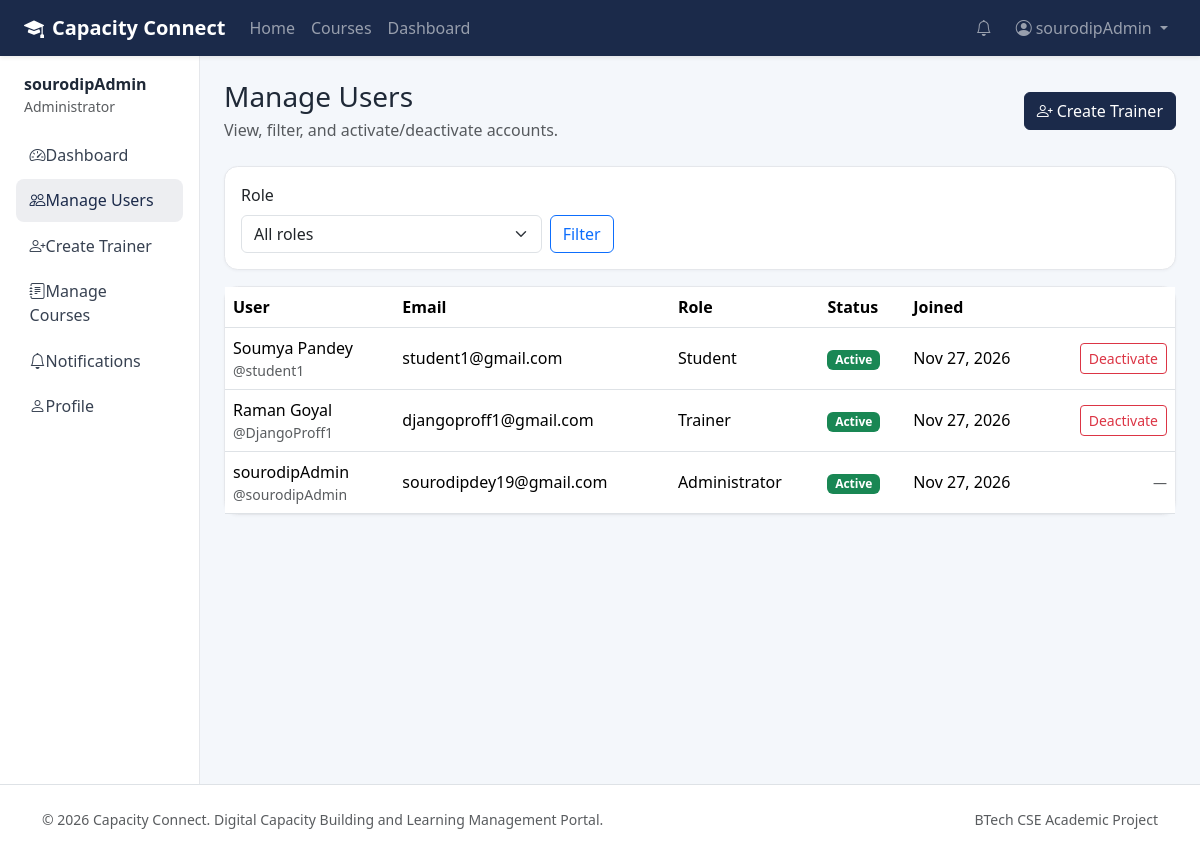
Page /accounts/admin/users/ (signed in) on the committed database.
### accounts/models.py (models this page shows, shortened)
class User(AbstractUser):
    class Role(models.TextChoices):
        ADMIN = "ADMIN", "Administrator"
        TRAINER = "TRAINER", "Trainer"
        STUDENT = "STUDENT", "Student"
    role = models.CharField(max_length=20, choices=Role.choices, default=Role.STUDENT)
    email = models.EmailField(unique=True)
    class Meta:
        ordering = ["username"]

### accounts/views.py (the view)
# urls.py: path("admin/users/", views.manage_users, name="manage_users"),
@admin_required
def manage_users(request):
    role = request.GET.get("role", "").upper()
    users = User.objects.all().order_by("-date_joined")
    if role in {User.Role.ADMIN, User.Role.TRAINER, User.Role.STUDENT}:
        users = users.filter(role=role)
    return render(request, "accounts/manage_users.html", {"users": users, "selected_role": role})

### core/context_processors.py (called while the page is built)
def global_notifications(request):
    if request.user.is_authenticated:
        from notifications.models import Notification
        unread = Notification.objects.filter(recipient=request.user, is_read=False)
        return {
            "global_unread_notification_count": unread.count(),
            "global_recent_notifications": unread.select_related("sender")[:5],
        }
    return {"global_unread_notification_count": 0, "global_recent_notifications": []}

### templates/accounts/manage_users.html (shortened to what this page needs)
{% extends 'dashboard_base.html' %}
{% block sidebar %}
    <a class="nav-link" href="{% url 'accounts:admin_dashboard' %}"><i class="bi bi-speedometer2"></i>Dashboard</a>
    <a class="nav-link active" href="{% url 'accounts:manage_users' %}"><i class="bi bi-people"></i>Manage Users</a>
    <a class="nav-link" href="{% url 'accounts:create_trainer' %}"><i class="bi bi-person-plus"></i>Create Trainer</a>
    <a class="nav-link" href="{% url 'courses:course_manage' %}"><i class="bi bi-journal-text"></i>Manage Courses</a>
    <a class="nav-link" href="{% url 'notifications:notification_list' %}"><i class="bi bi-bell"></i>Notifications</a>
    <a class="nav-link" href="{% url 'accounts:profile' %}"><i class="bi bi-person"></i>Profile</a>
{% endblock %}
{% block content %}
<div class="page-header d-flex justify-content-between align-items-center flex-wrap gap-2">
    <div>
        <h1 class="h3 mb-1">Manage Users</h1>
        <p class="text-muted mb-0">View, filter, and activate/deactivate accounts.</p>
    </div>
    <a href="{% url 'accounts:create_trainer' %}" class="btn btn-primary"><i class="bi bi-person-plus me-1"></i>Create Trainer</a>
</div>
<div class="card mb-3">
    <div class="card-body">
        <form method="get" class="row g-2 align-items-end">
            <div class="col-sm-4">
                <label class="form-label">Role</label>
                <select name="role" class="form-select">
                    <option value="">All roles</option>
                </select>
            </div>
            <div class="col-sm-auto"><button class="btn btn-outline-primary" type="submit">Filter</button></div>
        </form>
    </div>
</div>
<div class="card">
    <div class="table-responsive">
        <table class="table mb-0">
            <thead><tr><th>User</th><th>Email</th><th>Role</th><th>Status</th><th>Joined</th><th></th></tr></thead>
            <tbody>
            {% for u in users %}
                <tr>
                    <td>{{ u.get_full_name|default:u.username }}<div class="small text-muted">@{{ u.username }}</div></td>
                    <td>{{ u.email }}</td>
                    <td>{{ u.get_role_display }}</td>
                    <td>{% if u.is_active %}<span class="badge text-bg-success">Active</span>{% else %}<span class="badge text-bg-secondary">Inactive</span>{% endif %}</td>
                    <td>{{ u.date_joined|date:"M d, Y" }}</td>
                    <td class="text-end">
                        {% if u != user and not u.is_superuser %}
                        <form method="post" action="{% url 'accounts:toggle_user_active' u.pk %}" class="d-inline">
                            <button type="submit" class="btn btn-sm {% if u.is_active %}btn-outline-danger{% else %}btn-outline-success{% endif %}" data-confirm="Are you sure you want to {% if u.is_active %}deactivate{% else %}activate{% endif %} this account?">
                                {% if u.is_active %}Deactivate{% else %}Activate{% endif %}
                            </button>
                        </form>
                        {% else %}
                        <span class="text-muted small">—</span>
                        {% endif %}
                    </td>
                </tr>
            {% empty %}
                <tr><td colspan="6" class="text-muted p-4">No users found.</td></tr>
            {% endfor %}
            </tbody>
        </table>
    </div>
</div>
{% endblock %}

### templates/dashboard_base.html (shortened to what this page needs)
{% extends 'base.html' %}
{% block nav_container_fluid %}-fluid px-4{% endblock %}
{% block page_wrapper %}
<div class="container-fluid px-0">
    <div class="row g-0">
        <aside class="col-lg-2 sidebar p-3">
            <div class="mb-3 px-2">
                <div class="fw-semibold">{{ user.get_full_name|default:user.username }}</div>
                <div class="small text-muted">{{ user.get_role_display }}</div>
            </div>
            <nav class="nav flex-column">
                {% block sidebar %}{% endblock %}
            </nav>
        </aside>
        <main class="col-lg-10 p-4">
            {% block content %}{% endblock %}
        </main>
    </div>
</div>
{% endblock %}

### templates/base.html (shortened to what this page needs)
{% load static %}
<!DOCTYPE html>
<html lang="en">
<head>
    <link href="https://cdn.jsdelivr.net/npm/bootstrap@5.3.3/dist/css/bootstrap.min.css" rel="stylesheet">
    <link href="https://cdn.jsdelivr.net/npm/bootstrap-icons@1.11.3/font/bootstrap-icons.min.css" rel="stylesheet">
    <link rel="stylesheet" href="{% static 'css/style.css' %}">
</head>
<body>
<nav class="navbar navbar-expand-lg navbar-dark bg-primary-dark sticky-top shadow-sm">
    <div class="container{% block nav_container_fluid %}{% endblock %}">
        <a class="navbar-brand fw-bold" href="{% url 'home' %}">
            <i class="bi bi-mortarboard-fill me-2"></i>Capacity Connect
        </a>
        <div class="collapse navbar-collapse" id="mainNav">
            <ul class="navbar-nav me-auto mb-2 mb-lg-0">
                <li class="nav-item"><a class="nav-link" href="{% url 'home' %}">Home</a></li>
                <li class="nav-item"><a class="nav-link" href="{% url 'courses:course_list' %}">Courses</a></li>
                {% if user.is_authenticated %}
                <li class="nav-item"><a class="nav-link" href="{% url 'accounts:dashboard_redirect' %}">Dashboard</a></li>
                {% endif %}
            </ul>
            <ul class="navbar-nav ms-auto align-items-lg-center">
                {% if user.is_authenticated %}
                <li class="nav-item me-2">
                    <a class="nav-link position-relative" href="{% url 'notifications:notification_list' %}">
                        <i class="bi bi-bell"></i>
                    </a>
                </li>
                <li class="nav-item dropdown">
                    <a class="nav-link dropdown-toggle" href="#" data-bs-toggle="dropdown">
                        <i class="bi bi-person-circle me-1"></i>{{ user.get_short_name|default:user.username }}
                    </a>
                </li>
                {% else %}
                <li class="nav-item"><a class="nav-link" href="{% url 'accounts:login' %}">Login</a></li>
                <li class="nav-item"><a class="btn btn-accent ms-lg-2" href="{% url 'accounts:register' %}">Register</a></li>
                {% endif %}
            </ul>
        </div>
    </div>
</nav>
{% block page_wrapper %}{% endblock %}
<footer class="footer py-4 mt-auto border-top">
    <div class="container d-flex flex-column flex-md-row justify-content-between align-items-center gap-2">
        <div class="text-muted small">&copy; {% now "Y" %} Capacity Connect. Digital Capacity Building and Learning Management Portal.</div>
        <div class="small text-muted">BTech CSE Academic Project</div>
    </div>
</footer>
</body>
</html>

### static/css/style.css (style rules this page uses)
:root { --cc-primary: #1b2a4a; --cc-primary-soft: #243b66; --cc-accent: #14b8a6; --cc-accent-hover: #0d9488; --cc-bg: #f4f7fb; --cc-surface: #ffffff; --cc-text: #1f2937; --cc-muted: #6b7280; --cc-border: #e5e7eb; }
body { background: var(--cc-bg); color: var(--cc-text); min-height: 100vh; display: flex; flex-direction: column; }
.bg-primary-dark { background-color: var(--cc-primary) !important; }
.btn-primary { background: var(--cc-primary); border-color: var(--cc-primary); }
.card { border: 1px solid var(--cc-border); border-radius: 0.85rem; box-shadow: 0 1px 3px rgba(15, 23, 42, 0.04); }
.sidebar { background: #fff; border-right: 1px solid var(--cc-border); min-height: calc(100vh - 72px); }
.sidebar .nav-link { color: #374151; border-radius: 0.5rem; padding: 0.6rem 0.85rem; margin-bottom: 0.15rem; }
.sidebar .nav-link:hover, .sidebar .nav-link.active { background: rgba(27, 42, 74, 0.08); color: var(--cc-primary); font-weight: 500; }
.sidebar .nav-link i { width: 1.4rem; }
.page-header { margin-bottom: 1.5rem; }
.page-header h1, .page-header h2 { margin-bottom: 0.25rem; }
.table > :not(caption) > * > * { vertical-align: middle; }
.footer { background: #fff; margin-top: auto; }

### rows in the picture
User: get_short_name "sourodipAdmin", get_full_name "sourodipAdmin", role "Administrator", username "sourodipAdmin", email "sourodipdey19@gmail.com", is_active "Active", date_joined "Nov 27, 2026"
User: get_full_name "Soumya Pandey", username "student1", email "student1@gmail.com", role "Student", is_active "Active", date_joined "Nov 27, 2026", is_superuser "Deactivate"
User: get_full_name "Raman Goyal", username "DjangoProff1", email "djangoproff1@gmail.com", role "Trainer", is_active "Active", date_joined "Nov 27, 2026", is_superuser "Deactivate"
